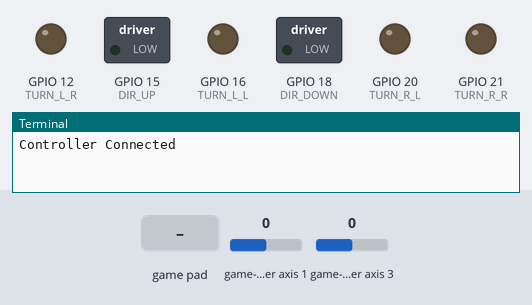
Bench run of a program on a simulated Raspberry Pi (BCM pin numbers). Parts: switched loads named in the program (green lamp = pin HIGH), output pins drawn as LEDs (lit = HIGH), the last lines printed to the terminal. The inputs (shaded band) are chosen by the test bench; at power-on: game-controller axis 1 0, game-controller axis 3 0.

Above: at 1.2 s.
1.3 s: game-controller axis 1 set to -1
At 1.8 s:
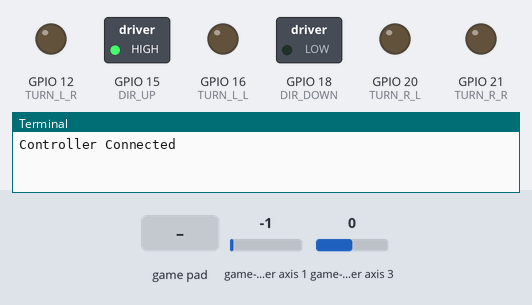
2.8 s: game-controller axis 3 set to -1
At 3.8 s:
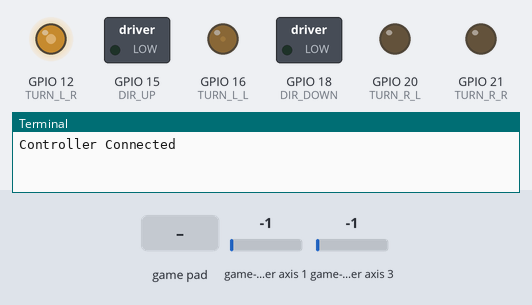
4.3 s: game-controller button 5 pressed
At 5.0 s:
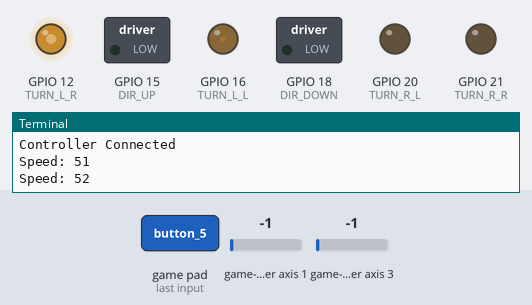
6.0 s: game-controller axis 3 set to 0
At 7.2 s:
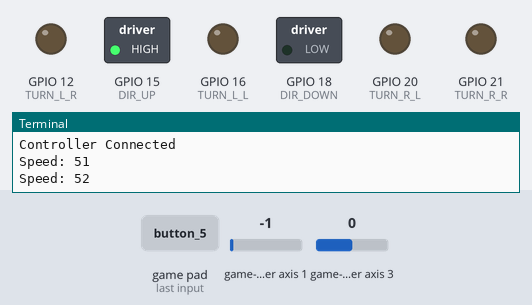
7.5 s: game-controller axis 1 set to 0
At 7.8 s:
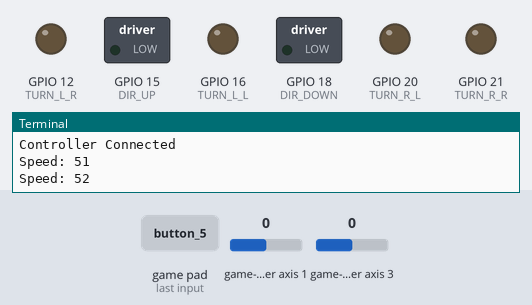
9.0 s: game-controller axis 1 set to 1
At 9.8 s:
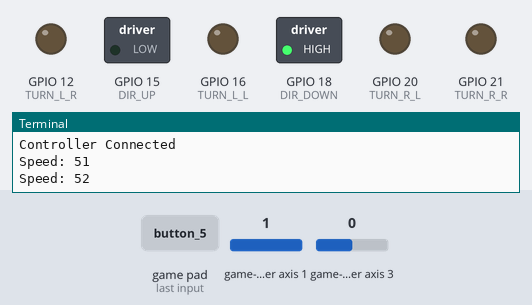
Timing chart, 0 to 11.5 s (numbered marks = the images above; inputs shaded):
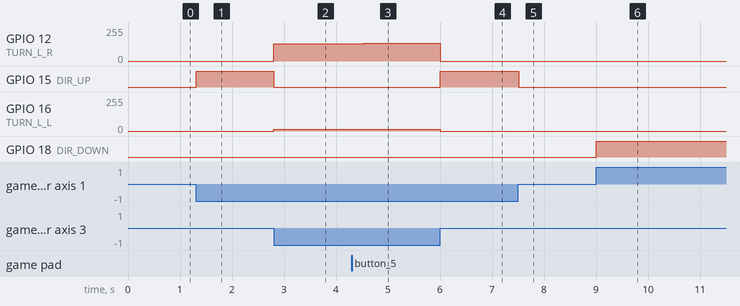

Measured:
- the behaviour switches between -1 and -0.5 on game-controller axis 3 (found by bisection; images 3 and 4)
- the behaviour switches between -1 and -0.5 on game-controller axis 1 (found by bisection; images 4 and 5)
- after the input at 1.3 s, GPIO 15 (DIR_UP): LOW → HIGH at once
- after the input at 2.8 s, GPIO 12 (TURN_L_R): 0/255 → 128/255 at once; GPIO 15 (DIR_UP): HIGH → LOW at once; GPIO 16 (TURN_L_L): 0/255 → 13/255 at once
- after the input at 4.3 s, GPIO 12 (TURN_L_R): 128/255 → 130/255 after 0.11 s, → 133/255 0.12 s later
- after the input at 6.0 s, GPIO 12 (TURN_L_R): 133/255 → 0/255 at once; GPIO 15 (DIR_UP): LOW → HIGH at once; GPIO 16 (TURN_L_L): 13/255 → 0/255 at once
- after the input at 7.5 s, GPIO 15 (DIR_UP): HIGH → LOW at once
- after the input at 9.0 s, GPIO 18 (DIR_DOWN): LOW → HIGH at once

The program:

motor_control.py
```python
#!/usr/bin/env python3
import pygame
import RPi.GPIO as GPIO
import time

# ---------------- GPIO SETUP ----------------
GPIO.setmode(GPIO.BCM)

# PWM Pins
TURN_R_L = 20   # Pin 38
TURN_R_R = 21   # Pin 40
TURN_L_L = 16   # Pin 36
TURN_L_R = 12   # Pin 32

GPIO.setup(TURN_R_L, GPIO.OUT)
GPIO.setup(TURN_R_R, GPIO.OUT)
GPIO.setup(TURN_L_L, GPIO.OUT)
GPIO.setup(TURN_L_R, GPIO.OUT)

pwm_r_l = GPIO.PWM(TURN_R_L, 2000)
pwm_r_r = GPIO.PWM(TURN_R_R, 2000)
pwm_l_l = GPIO.PWM(TURN_L_L, 2000)
pwm_l_r = GPIO.PWM(TURN_L_R, 2000)

pwm_r_l.start(0)
pwm_r_r.start(0)
pwm_l_l.start(0)
pwm_l_r.start(0)

# Direction Pins
DIR_UP = 15
DIR_DOWN = 18

GPIO.setup(DIR_UP, GPIO.OUT)
GPIO.setup(DIR_DOWN, GPIO.OUT)

# ---------------- CONTROLLER SETUP ----------------
pygame.init()
pygame.joystick.init()

if pygame.joystick.get_count() == 0:
    print("No controller found")
    exit()

controller = pygame.joystick.Joystick(0)
controller.init()

print("Controller Connected")

base_speed = 50

# ---------------- MAIN LOOP ----------------
try:
    while True:
        pygame.event.pump()

        axis1 = controller.get_axis(1)  # L3 up/down
        axis3 = controller.get_axis(3)  # R3 left/right

        R1 = controller.get_button(5)
        L1 = controller.get_button(4)

        # -------- SPEED CONTROL --------
        if R1:
            base_speed = min(100, base_speed + 1)
            print("Speed:", base_speed)
            time.sleep(0.1)

        if L1:
            base_speed = max(0, base_speed - 1)
            print("Speed:", base_speed)
            time.sleep(0.1)

        slow_speed = base_speed * 0.1

        # -------- JOYSTICK CONTROL (NO DOUBLE SIGNAL) --------
        turning_active = abs(axis3) > 0.5
        forward_active = abs(axis1) > 0.5

        # If BOTH joysticks are moved → ignore L3
        if turning_active and forward_active:
            forward_active = False

        # ---- TURNING ----
        if turning_active:

            # Stop forward/backward
            GPIO.output(DIR_UP, GPIO.LOW)
            GPIO.output(DIR_DOWN, GPIO.LOW)

            if axis3 > 0.5:  # RIGHT
                pwm_r_l.ChangeDutyCycle(base_speed)
                pwm_r_r.ChangeDutyCycle(slow_speed)
                pwm_l_l.ChangeDutyCycle(0)
                pwm_l_r.ChangeDutyCycle(0)

            elif axis3 < -0.5:  # LEFT
                pwm_r_l.ChangeDutyCycle(0)
                pwm_r_r.ChangeDutyCycle(0)
                pwm_l_l.ChangeDutyCycle(slow_speed)
                pwm_l_r.ChangeDutyCycle(base_speed)

        # ---- FORWARD / BACKWARD ----
        elif forward_active:

            # Stop turning
            pwm_r_l.ChangeDutyCycle(0)
            pwm_r_r.ChangeDutyCycle(0)
            pwm_l_l.ChangeDutyCycle(0)
            pwm_l_r.ChangeDutyCycle(0)

            if axis1 < -0.5:  # UP
                GPIO.output(DIR_UP, GPIO.HIGH)
                GPIO.output(DIR_DOWN, GPIO.LOW)

            elif axis1 > 0.5:  # DOWN
                GPIO.output(DIR_UP, GPIO.LOW)
                GPIO.output(DIR_DOWN, GPIO.HIGH)

        # ---- NOTHING PRESSED ----
        else:
            pwm_r_l.ChangeDutyCycle(0)
            pwm_r_r.ChangeDutyCycle(0)
            pwm_l_l.ChangeDutyCycle(0)
            pwm_l_r.ChangeDutyCycle(0)

            GPIO.output(DIR_UP, GPIO.LOW)
            GPIO.output(DIR_DOWN, GPIO.LOW)

        time.sleep(0.02)

except KeyboardInterrupt:
    print("Exiting...")

finally:
    pwm_r_l.stop()
    pwm_r_r.stop()
    pwm_l_l.stop()
    pwm_l_r.stop()
    GPIO.cleanup()
    pygame.quit()
```
